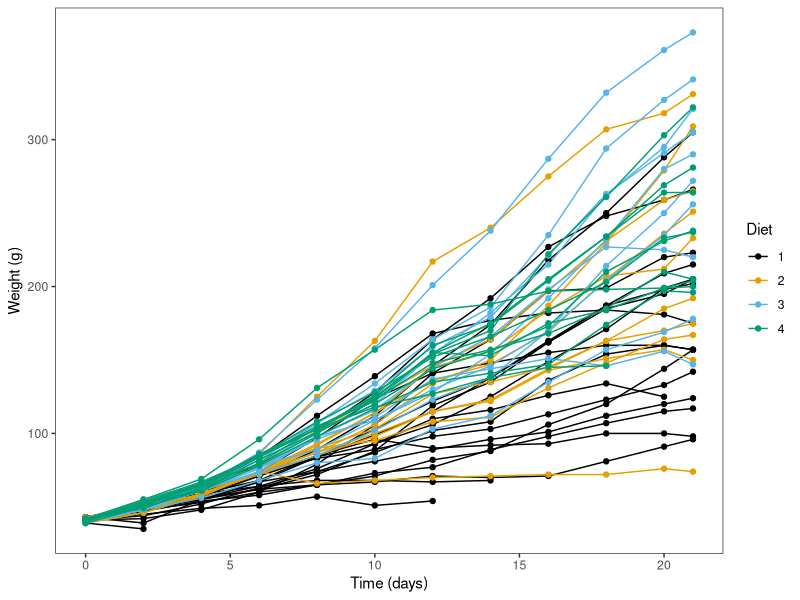
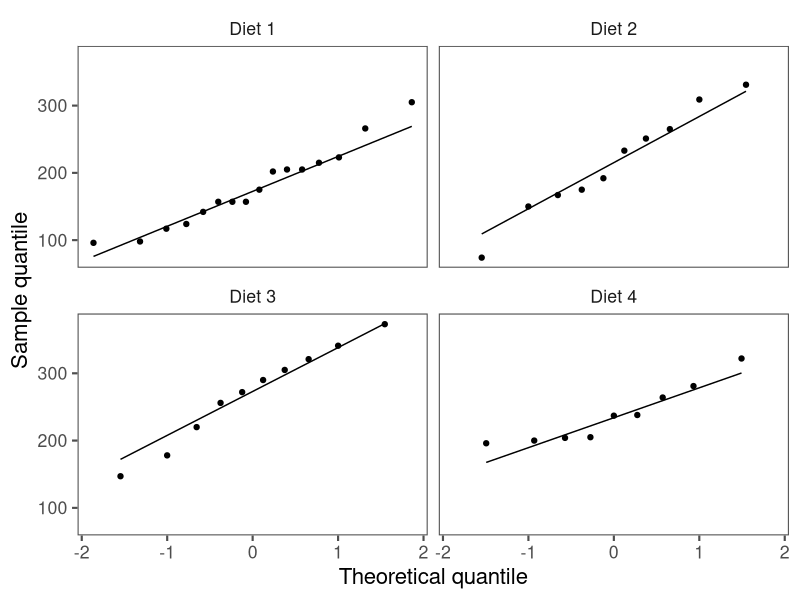

Write R code to recreate these figures, in order.
## ---- chunk 1
library(tidyverse)
library(ggthemes)
theme_set(theme_few(base_size = 16))
## ---- chunk 2
# Convert it to a tidyverse tibble
ChickWeight <- as_tibble(ChickWeight)
ChickWeight
## ---- chunk 3
ggplot(ChickWeight,
    aes(Time, weight, colour = Diet, group = Chick)) +
  geom_line() +
  geom_point() +
  labs(y = "Weight (g)", x = "Time (days)") +
  scale_color_colorblind() +
  theme_bw() + theme(panel.grid = element_blank())
## ---- chunk 4
# Filter `ChickWeight` to include only Day 21 data:
Day21 <- ChickWeight |> 
  filter(Time == 21)

# Test if weight is equal to mu = 175 g:
t.test(Day21$weight, mu = 175)
## ---- chunk 5
# Filter `ChickWeight` to include Day 21 data where Diet is either 2 or 4:
Day21_Diet2_4 <- Day21 |> 
  filter(Diet == 2 | Diet == 4)

# Student's two-sample t-test (equal variances)
t.test(weight ~ Diet, data = Day21_Diet2_4, var.equal = TRUE)
## ---- chunk 6
# Welch's two-sample t-test (unequal variances)
# Note var.equal has the default value FALSE, no need to specify it
t.test(weight ~ Diet, data = Day21_Diet2_4)
## ---- chunk 7
#| output-location: column
Paired <- ChickWeight |>
  filter(Diet == 1, Time == 18 | Time == 21) |>
  pivot_wider(names_from = Time, 
              values_from = weight, 
              names_prefix = "Day_")

# Each row is a single chick weighed on two Days
head(Paired)
## ---- chunk 8
t.test(Paired$Day_18, Paired$Day_21, paired = TRUE)

## ---- chunk 9
t.test(Paired$Day_21, Paired$Day_18, paired = TRUE, alternative = "greater")
## ---- chunk 10
t.test(weight ~ Diet, data = Day21_Diet2_4, alternative = "less")
## ---- chunk 11
#| fig-cap: "These Q-Q plots show weights roughly follow a normal distribution"
ggplot(Day21, aes(sample = weight)) +
  stat_qq() +
  stat_qq_line() +
  labs(x = "Theoretical quantile",
       y = "Sample quantile") +
  facet_wrap(~ paste("Diet", Diet))
